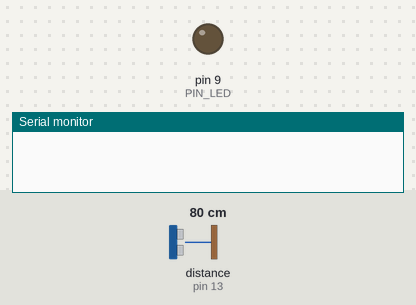
Recording of a sketch running on a simulated Arduino Uno, built with avr-gcc and run on an emulated ATmega328P. Shown: output pins drawn as LEDs (lit = HIGH), the last lines printed to the serial monitor. Wiring (inferred from the names in the program): ultrasonic range finder: trigger pin 12; echo pin 13. Inputs (shaded band) come from the test bench; at power-on: distance to the obstacle (sensor on pin 13) 80 cm. The echo pulse lasts 58.3 µs per cm; pins used as bus, display or sensor lines are not drawn.

Above: at 0.05 s.
At 1.2 s:
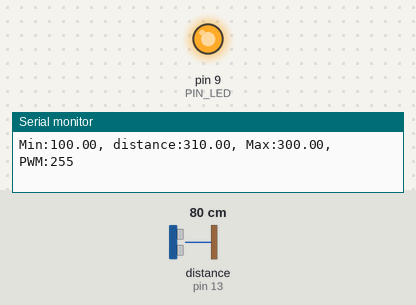
1.3 s: distance to the obstacle (sensor on pin 13) set to 18 cm
At 2.04 s:
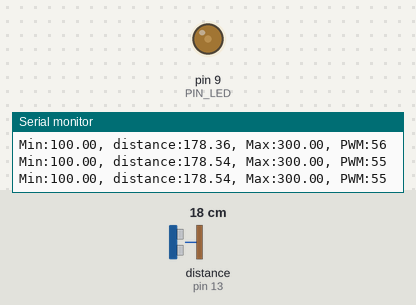
4.3 s: distance to the obstacle (sensor on pin 13) set to 2 cm
Timing chart, 0 to 7.3 s (numbered marks = the images above; inputs shaded):
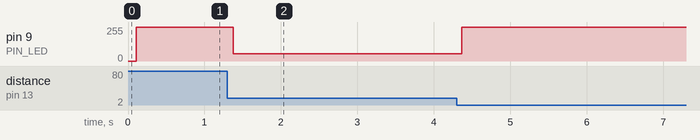

Measured:
- after the input at 1.3 s, pin 9 (PIN_LED): 255/255 → 55/255 after 0.07 s, → 56/255 0.10 s later, → 55/255 0.10 s later, → 56/255 0.10 s later, … (20 changes in this stretch)

The sketch:

08_example_2.ino
```cpp
// Arduino pin assignment
#define PIN_LED  9
#define PIN_TRIG 12   // sonar sensor TRIGGER
#define PIN_ECHO 13   // sonar sensor ECHO

// configurable parameters
#define SND_VEL 346.0     // sound velocity at 24 celsius degree (unit: m/sec)
#define INTERVAL 100      // sampling interval (unit: msec)
#define PULSE_DURATION 10 // ultra-sound Pulse Duration (unit: usec)
#define _DIST_MIN 100.0   // minimum distance to be measured (unit: mm)
#define _DIST_MAX 300.0   // maximum distance to be measured (unit: mm)

#define TIMEOUT ((INTERVAL / 2) * 1000.0) // maximum echo waiting time (unit: usec)
#define SCALE (0.001 * 0.5 * SND_VEL) // coefficent to convert duration to distance

unsigned long last_sampling_time;   // unit: msec
float distance;

void setup() {
  pinMode(PIN_LED, OUTPUT);
  pinMode(PIN_TRIG, OUTPUT);
  pinMode(PIN_ECHO, INPUT);
  digitalWrite(PIN_TRIG, LOW);
  Serial.begin(57600);
}

void loop() {
  // wait until next sampling time
  if (millis() < (last_sampling_time + INTERVAL))
    return;

  distance = USS_measure(PIN_TRIG, PIN_ECHO); // read distance

  // 범위 바깥 값 보정
  if ((distance == 0.0) || (distance > _DIST_MAX)) {
    distance = _DIST_MAX + 10.0;
  } else if (distance < _DIST_MIN) {
    distance = _DIST_MIN - 10.0;
  }

  int pwm; // 밝기 조절을 위한 int 변수 생성
  if (distance <= 100 || distance >= 300) { // 100 이하 300 이상에서
    pwm = 255; // 꺼짐
  }
  else if (distance <= 200) { //100 초과 200이하에서
    float ratio = (distance - 100.0) / 100.0; // 비례식을 위해 ratio를 float변수로 만들고, distance가 늘어날수록 ratio가 커짐, 이때 100을 뺴야 함(100초과 거리니까)
    pwm = 255 - (int)(255 * ratio); // 200에 가까워질수로 ratio는 1에 가까워지고, pwm은 distance가 200에 가까워질수록 0에 가까워짐
  }
  else {
    // 200초과 300 미만에서
    float ratio = (300.0 - distance) / 100.0; //300 보다 작은 거리이므로 300에서 distance를 빼고 100으로 나누어 ratio 값을 정함
    pwm = 255 - (int)(255 * ratio); // distance가 300에 가까워질수록 ratio가 작아지고, pwm의 값이 커짐(a.k.a 어두워짐)
  }

  analogWrite(PIN_LED, pwm);

  // 시리얼 출력
  Serial.print("Min:");        Serial.print(_DIST_MIN);
  Serial.print(", distance:"); Serial.print(distance);
  Serial.print(", Max:");      Serial.print(_DIST_MAX);
  Serial.print(", PWM:");      Serial.print(pwm);
  Serial.println("");

  last_sampling_time = millis(); // 시간 동기화
}

// get a distance reading from USS. return value is in millimeter.
float USS_measure(int TRIG, int ECHO) {
  digitalWrite(TRIG, HIGH);
  delayMicroseconds(PULSE_DURATION);
  digitalWrite(TRIG, LOW);
  return pulseIn(ECHO, HIGH, TIMEOUT) * SCALE; // unit: mm
}
```
